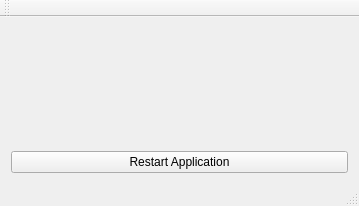
<?xml version="1.0" encoding="UTF-8"?>
<ui version="4.0">
 <class>MainWindow</class>
 <widget class="QMainWindow" name="MainWindow">
  <property name="geometry">
   <rect>
    <x>0</x>
    <y>0</y>
    <width>359</width>
    <height>206</height>
   </rect>
  </property>
  <property name="windowTitle">
   <string>MainWindow</string>
  </property>
  <widget class="QWidget" name="centralWidget">
   <layout class="QGridLayout" name="gridLayout">
    <item row="1" column="0">
     <widget class="QPushButton" name="pushButton">
      <property name="text">
       <string>Restart Application</string>
      </property>
     </widget>
    </item>
    <item row="0" column="0">
     <widget class="QLabel" name="label">
      <property name="text">
       <string/>
      </property>
     </widget>
    </item>
   </layout>
  </widget>
  <widget class="QMenuBar" name="menuBar">
   <property name="geometry">
    <rect>
     <x>0</x>
     <y>0</y>
     <width>359</width>
     <height>18</height>
    </rect>
   </property>
  </widget>
  <widget class="QToolBar" name="mainToolBar">
   <attribute name="toolBarArea">
    <enum>TopToolBarArea</enum>
   </attribute>
   <attribute name="toolBarBreak">
    <bool>false</bool>
   </attribute>
  </widget>
  <widget class="QStatusBar" name="statusBar"/>
 </widget>
 <layoutdefault spacing="6" margin="11"/>
 <resources/>
 <connections/>
</ui>
